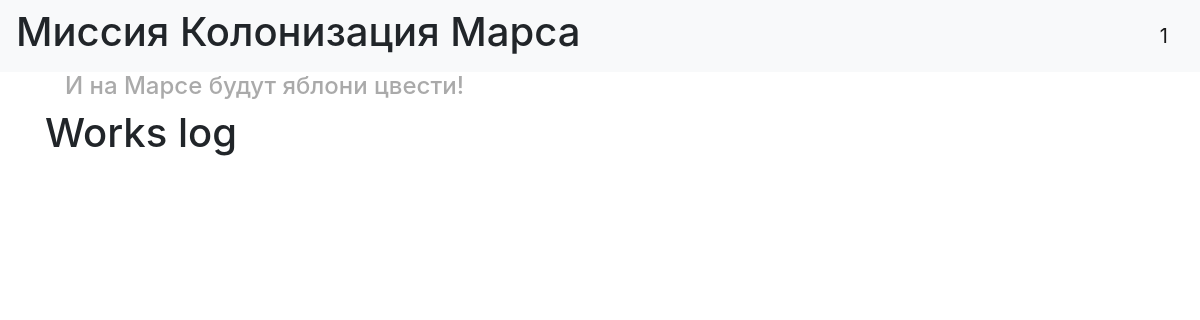
Before: / with the older database file.
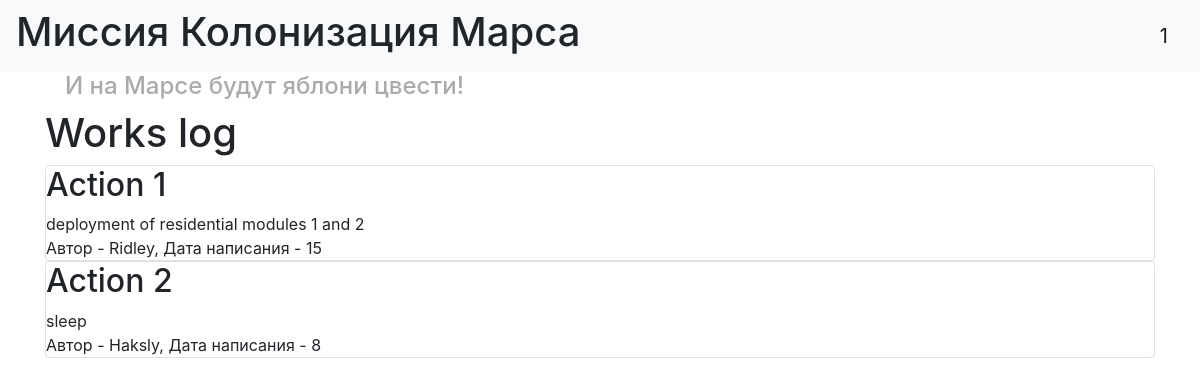
After: the same page with the newer database file.
### BD/data/jobs.py (models this page shows)
class Job(SqlAlchemyBase):
    __tablename__ = 'jobs'
    id = sqlalchemy.Column(sqlalchemy.Integer,
                           primary_key=True, autoincrement=True)
    team_leader = sqlalchemy.Column(sqlalchemy.Integer,
                                    sqlalchemy.ForeignKey("users.id"))
    job = sqlalchemy.Column(sqlalchemy.String, nullable=True)
    work_size = sqlalchemy.Column(sqlalchemy.Integer)
    collaborators = sqlalchemy.Column(sqlalchemy.String, nullable=True)
    start_date = sqlalchemy.Column(sqlalchemy.DateTime,
                                   default=datetime.datetime.now)
    end_date = sqlalchemy.Column(sqlalchemy.DateTime)
    is_finished = sqlalchemy.Column(sqlalchemy.Boolean, default=False)
    user = orm.relationship('User')
    def __repr__(self):
        return f'<Job> {self.id} {self.job} {self.user}'

### BD/data/users.py (models this page shows)
class User(SqlAlchemyBase):
    __tablename__ = 'users'
    id = sqlalchemy.Column(sqlalchemy.Integer,
                           primary_key=True, autoincrement=True)
    surname = sqlalchemy.Column(sqlalchemy.String, nullable=True)
    name = sqlalchemy.Column(sqlalchemy.String, nullable=True)
    age = sqlalchemy.Column(sqlalchemy.Integer)
    position = sqlalchemy.Column(sqlalchemy.String, nullable=True)
    speciality = sqlalchemy.Column(sqlalchemy.String, nullable=True)
    address = sqlalchemy.Column(sqlalchemy.String, nullable=True)
    email = sqlalchemy.Column(sqlalchemy.String,
                              index=True, unique=True, nullable=True)
    hashed_password = sqlalchemy.Column(sqlalchemy.String, nullable=True)
    modified_date = sqlalchemy.Column(sqlalchemy.DateTime,
                                      default=datetime.datetime.now)
    jobs = orm.relationship("Job", back_populates='user')
    def __repr__(self):
        return f'<Colonist> {self.id} {self.surname} {self.name}'

### BD/main.py (the view)
@app.route("/")
def index():
    db_sess = db_session.create_session()
    jobs = db_sess.query(Job).all()
    print(jobs)
    return render_template("index.html", jobs=jobs)

### BD/data/db_session.py (called while the page is built)
def create_session() -> Session:
    global __factory
    return __factory()

### BD/templates/index.html
{% extends "base.html" %}
{% block content %}
<h1>Works log</h1>
{% for item in jobs%}
<div class="col-md6 border rounded">
    <h2>Action {{item.id}}</h2>
    <div>
        {{item.job}}
    </div>
    <div>
        Автор - {{item.user.name}}, Дата написания - {{item.work_size}}
    </div>
</div>
{% endfor %}
{% endblock %}

### BD/templates/base.html (shortened to what this page needs)
<!doctype html>
<html lang="en">
<head>
    <link rel="stylesheet"
          href="https://stackpath.bootstrapcdn.com/bootstrap/4.4.1/css/bootstrap.min.css"
>
    <link href="../static/css/style.css" rel="stylesheet" type="text/css" />
</head>
<body>
<header>
    <nav class="navbar navbar-light bg-light">
        <h1> Миссия Колонизация Марса </h1>
        <a class="navbar-brand" href="#">1</a>
    </nav>
</header>
<main role="main" class="container">
    <h4> И на Марсе будут яблони цвести! </h4>
    {% block content %}{% endblock %}
</main>
</body>
</html>

Changed rows visible on the page:
added Job: id "1", job "deployment of residential modules 1 and 2", user.name "Ridley", work_size "15"
added Job: id "2", job "sleep", user.name "Haksly", work_size "8"
